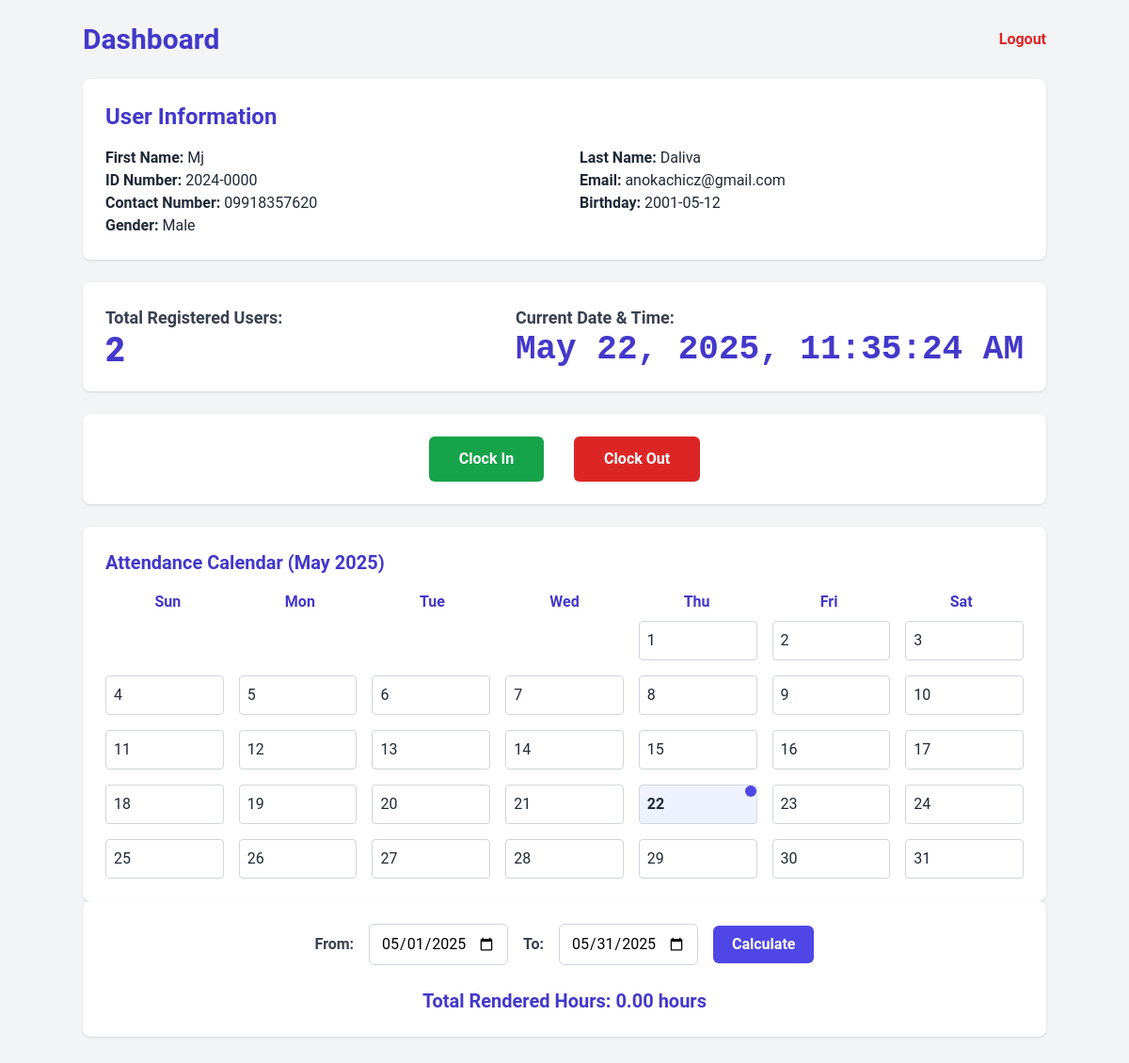
The app's page /dashboard.php (signed in) with its own data.
### tables this page shows
CREATE TABLE `users` (
  `id` int(11) NOT NULL,
  `username` varchar(50) NOT NULL,
  `first_name` varchar(50) NOT NULL,
  `last_name` varchar(50) NOT NULL,
  `id_number` varchar(50) NOT NULL,
  `email` varchar(100) NOT NULL,
  `contact_number` varchar(20) NOT NULL,
  `hourly_rate` decimal(10,2) NOT NULL DEFAULT 0.00,
  `birthday` date NOT NULL,
  `gender` enum('Male','Female','Other') NOT NULL,
  `password` varchar(255) NOT NULL,
  `is_verified` tinyint(1) NOT NULL DEFAULT 1,
  `verification_token` varchar(64) DEFAULT NULL,
  `is_admin` tinyint(1) NOT NULL DEFAULT 0,
  `created_at` timestamp NOT NULL DEFAULT current_timestamp(),
  `daily_salary` decimal(10,2) DEFAULT NULL
);

### dashboard.php (the view, shortened to what this page needs)
<?php
$host = 'localhost';
$db   = 'testdb';
$user = 'root';
$pass = '';
$charset = 'utf8mb4';
$dsn = "mysql:host=$host;dbname=$db;charset=$charset";
$options = [
    PDO::ATTR_ERRMODE => PDO::ERRMODE_EXCEPTION,
    PDO::ATTR_DEFAULT_FETCH_MODE => PDO::FETCH_ASSOC,
    PDO::ATTR_EMULATE_PREPARES => false,
];
try {
    $pdo = new PDO($dsn, $user, $pass, $options);
    $stmt = $pdo->prepare("SELECT id, first_name, last_name, id_number, email, contact_number, birthday, gender FROM users WHERE username = ?");
    $stmt->execute([$_SESSION['username']]);
    $user = $stmt->fetch();
    $user_id = $user['id'];
    $fromDate = $_POST['from_date'] ?? date('Y-m-01');
    $toDate = $_POST['to_date'] ?? date('Y-m-t');
        $toDateEnd = date('Y-m-d 23:59:59', strtotime($toDate));
    $totalUsers = $pdo->query("SELECT COUNT(*) FROM users")->fetchColumn();
    $monthStart = date('Y-m-01');
    $stmt = $pdo->prepare("SELECT type, timestamp FROM attendance WHERE user_id = ? AND timestamp BETWEEN ? AND ? ORDER BY timestamp ASC");
    $stmt->execute([$user_id, $fromDate . ' 00:00:00', $toDateEnd]);
    $records = $stmt->fetchAll();
    $attendanceByDay = [];
    foreach ($records as $record) {
        $day = date('j', strtotime($record['timestamp']));
        $time = date('H:i', strtotime($record['timestamp']));
        $attendanceByDay[$day][] = $record['type'] . " " . $time;
    }
    $firstDayOfMonth = strtotime($monthStart);
    $daysInMonth = date('t', $firstDayOfMonth);
    $startWeekDay = date('w', $firstDayOfMonth);
$totalHours = 0;
    $totalHours = 0.0;
} catch (PDOException $e) {
    die("Database error: " . $e->getMessage());
}
?>
<!DOCTYPE html>
<html lang="en" >
<head>
  <script src="https://cdn.tailwindcss.com"></script>
</head>
<body class="min-h-screen p-6 flex flex-col items-center">
  <header class="w-full max-w-5xl mb-6 flex justify-between items-center">
    <h1 class="text-3xl font-bold text-indigo-700">Dashboard</h1>
    <a href="logout.php" class="text-red-600 hover:underline font-semibold">Logout</a>
  </header>
  <section class="w-full max-w-5xl bg-white p-6 rounded-lg shadow mb-6">
    <h2 class="text-2xl font-bold mb-4 text-indigo-700">User  Information</h2>
    <div class="grid grid-cols-2 gap-x-8 text-gray-800">
        <p><strong>First Name:</strong> <?php echo htmlspecialchars($user['first_name']); ?></p>
        <p><strong>Last Name:</strong> <?php echo htmlspecialchars($user['last_name']); ?></p>
        <p><strong>ID Number:</strong> <?php echo htmlspecialchars($user['id_number']); ?></p>
        <p><strong>Email:</strong> <?php echo htmlspecialchars($user['email']); ?></p>
        <p><strong>Contact Number:</strong> <?php echo htmlspecialchars($user['contact_number']); ?></p>
        <p><strong>Birthday:</strong> <?php echo htmlspecialchars($user['birthday']); ?></p>
        <p><strong>Gender:</strong> <?php echo htmlspecialchars($user['gender']); ?></p>
    </div>
</section>
  <section class="w-full max-w-5xl bg-white p-6 rounded-lg shadow mb-6">
    <div class="flex justify-between items-center">
      <div>
        <p class="text-gray-700 text-lg font-semibold">Total Registered Users:</p>
        <p class="text-indigo-700 text-4xl font-extrabold"><?= $totalUsers ?></p>
      </div>
      <div>
        <p class="text-gray-700 text-lg font-semibold">Current Date & Time:</p>
        <p id="datetime" class="text-indigo-700 text-4xl font-extrabold font-mono"></p>
      </div>
    </div>
  </section>
  <section class="w-full max-w-5xl bg-white p-6 rounded-lg shadow mb-6">
    <form method="post" class="flex justify-center gap-8">
      <button type="submit" name="clock_in" class="px-8 py-3 bg-green-600 hover:bg-green-700 rounded-md text-white font-bold transition">Clock In</button>
      <button type="submit" name="clock_out" class="px-8 py-3 bg-red-600 hover:bg-red-700 rounded-md text-white font-bold transition">Clock Out</button>
    </form>
  </section>
  <section class="w-full max-w-5xl bg-white p-6 rounded-lg shadow">
    <h2 class="text-xl font-bold mb-4 text-indigo-700">Attendance Calendar (<?php echo date('F Y'); ?>)</h2>
    <div class="grid grid-cols-7 gap-2 text-center font-semibold text-indigo-700 mb-2">
      <div>Sun</div><div>Mon</div><div>Tue</div><div>Wed</div><div>Thu</div><div>Fri</div><div>Sat</div>
    </div>
    <div class="grid grid-cols-7 gap-4 text-gray-800">
      <?php
      for ($blank = 0; $blank < $startWeekDay; $blank++) {
          echo '<div></div>';
      }
      for ($day = 1; $day <= $daysInMonth; $day++) {
          $attendances = $attendanceByDay[$day] ?? [];
          $hasAttendance = !empty($attendances);
          $todayClass = ($day == date('j')) ? "bg-indigo-200 rounded font-bold" : "";
          ?>
          <div class="relative border border-gray-300 rounded p-2 <?= $hasAttendance ? 'bg-indigo-50 cursor-pointer' : '' ?> <?= $todayClass ?> tooltip">
            <?php echo $day; ?>
            <?php if ($hasAttendance): ?>
              <div class="absolute top-0 right-0 w-3 h-3 bg-indigo-600 rounded-full"></div>
            <?php endif; ?>
          </div>
      <?php } ?>
    </div>
  </section>
  <section class="w-full max-w-5xl bg-white p-6 rounded-lg shadow mb-6">
    <form method="post" class="flex flex-wrap items-center gap-4 justify-center">
      <label class="font-semibold text-gray-700" for="from_date">From:</label>
      <input
        type="date"
        name="from_date"
        id="from_date"
        class="border border-gray-300 rounded-md px-3 py-2"
        value="<?php echo htmlspecialchars($fromDate); ?>"
        max="<?php echo date('Y-m-d'); ?>"
      />
      <label class="font-semibold text-gray-700" for="to_date">To:</label>
      <input
        type="date"
        name="to_date"
        id="to_date"
        class="border border-gray-300 rounded-md px-3 py-2"
        value="<?php echo htmlspecialchars($toDate); ?>"
        max="<?php echo date('Y-m-d'); ?>"
      />
      <button
        type="submit"
        class="bg-indigo-600 hover:bg-indigo-700 text-white font-semibold px-5 py-2 rounded-md transition"
        name="filter"
      >
        Calculate
      </button>
    </form>
    <div class="mt-6 text-center">
      <p class="text-xl font-bold text-indigo-700">Total Rendered Hours: <span id="totalHours"><?php echo number_format($totalHours, 2); ?></span> hours</p>
    </div>
  </section>
</body>
</html>

### dashboard.php (style rules this page uses)
body { font-family: 'Roboto', sans-serif; background: #f3f4f6; }
.tooltip { position: relative; display: inline-block; }

### records on screen
users: first_name "Mj", last_name "Daliva", id_number "2024-0000", email "anokachicz@gmail.com", contact_number "09918357620", birthday "2001-05-12", gender "Male"

### other values on screen
$totalUsers "2"
$totalHours "0.00"
